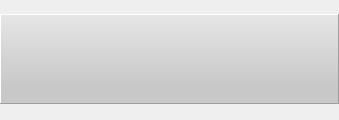
<?xml version="1.0" encoding="UTF-8"?>
<ui version="4.0">
 <class>CParametersComponent</class>
 <widget class="QWidget" name="CParametersComponent">
  <property name="geometry">
   <rect>
    <x>0</x>
    <y>0</y>
    <width>339</width>
    <height>120</height>
   </rect>
  </property>
  <property name="sizePolicy">
   <sizepolicy hsizetype="Preferred" vsizetype="Fixed">
    <horstretch>0</horstretch>
    <verstretch>0</verstretch>
   </sizepolicy>
  </property>
  <property name="minimumSize">
   <size>
    <width>0</width>
    <height>120</height>
   </size>
  </property>
  <property name="maximumSize">
   <size>
    <width>16777215</width>
    <height>120</height>
   </size>
  </property>
  <property name="windowTitle">
   <string>Form</string>
  </property>
  <layout class="QVBoxLayout" name="verticalLayout">
   <property name="spacing">
    <number>0</number>
   </property>
   <property name="margin">
    <number>0</number>
   </property>
   <item>
    <widget class="EffectLabel" name="label">
     <property name="minimumSize">
      <size>
       <width>0</width>
       <height>14</height>
      </size>
     </property>
     <property name="maximumSize">
      <size>
       <width>16777215</width>
       <height>14</height>
      </size>
     </property>
    </widget>
   </item>
   <item>
    <widget class="QScrollArea" name="scrollArea">
     <property name="minimumSize">
      <size>
       <width>0</width>
       <height>106</height>
      </size>
     </property>
     <property name="maximumSize">
      <size>
       <width>16777215</width>
       <height>106</height>
      </size>
     </property>
     <property name="frameShape">
      <enum>QFrame::NoFrame</enum>
     </property>
     <property name="frameShadow">
      <enum>QFrame::Raised</enum>
     </property>
     <property name="lineWidth">
      <number>0</number>
     </property>
     <property name="verticalScrollBarPolicy">
      <enum>Qt::ScrollBarAlwaysOff</enum>
     </property>
     <property name="horizontalScrollBarPolicy">
      <enum>Qt::ScrollBarAsNeeded</enum>
     </property>
     <property name="widgetResizable">
      <bool>true</bool>
     </property>
     <property name="alignment">
      <set>Qt::AlignLeading|Qt::AlignLeft|Qt::AlignTop</set>
     </property>
     <widget class="QWidget" name="scrollAreaWidgetContents">
      <property name="geometry">
       <rect>
        <x>0</x>
        <y>0</y>
        <width>339</width>
        <height>90</height>
       </rect>
      </property>
      <property name="sizePolicy">
       <sizepolicy hsizetype="Preferred" vsizetype="Fixed">
        <horstretch>0</horstretch>
        <verstretch>0</verstretch>
       </sizepolicy>
      </property>
      <property name="minimumSize">
       <size>
        <width>0</width>
        <height>90</height>
       </size>
      </property>
      <property name="maximumSize">
       <size>
        <width>16777215</width>
        <height>90</height>
       </size>
      </property>
      <layout class="QHBoxLayout" name="horizontalLayout_3">
       <property name="spacing">
        <number>0</number>
       </property>
       <property name="margin">
        <number>0</number>
       </property>
       <item>
        <widget class="QFrame" name="DialsFrame">
         <property name="sizePolicy">
          <sizepolicy hsizetype="Preferred" vsizetype="Fixed">
           <horstretch>0</horstretch>
           <verstretch>0</verstretch>
          </sizepolicy>
         </property>
         <property name="minimumSize">
          <size>
           <width>0</width>
           <height>90</height>
          </size>
         </property>
         <property name="maximumSize">
          <size>
           <width>16777215</width>
           <height>90</height>
          </size>
         </property>
         <property name="styleSheet">
          <string notr="true">#DialsFrame, #CKnobControl{background-color: qlineargradient(spread:pad, x1:0, y1:0, x2:0, y2:1, stop:0 rgba(230, 230, 230, 255), stop:0.8 rgba(200, 200, 200, 255));}</string>
         </property>
         <property name="frameShape">
          <enum>QFrame::Panel</enum>
         </property>
         <property name="frameShadow">
          <enum>QFrame::Raised</enum>
         </property>
         <layout class="QHBoxLayout" name="horizontalLayout_2">
          <property name="spacing">
           <number>0</number>
          </property>
          <property name="sizeConstraint">
           <enum>QLayout::SetDefaultConstraint</enum>
          </property>
          <property name="margin">
           <number>0</number>
          </property>
         </layout>
        </widget>
       </item>
      </layout>
     </widget>
    </widget>
   </item>
  </layout>
 </widget>
 <customwidgets>
  <customwidget>
   <class>EffectLabel</class>
   <extends>QLabel</extends>
   <header>effectlabel.h</header>
  </customwidget>
 </customwidgets>
 <resources/>
 <connections/>
</ui>
